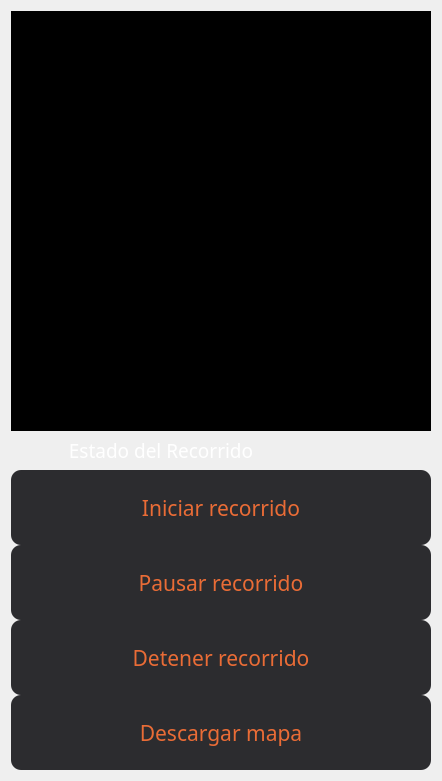
                 <widget class="QFrame" name="verticalFrame_30">
                  <property name="maximumSize">
                   <size>
                    <width>16777215</width>
                    <height>16777215</height>
                   </size>
                  </property>
                  <layout class="QVBoxLayout" name="verticalLayout_83">
                   <item>
                    <widget class="QFrame" name="verticalFrame_31">
                     <property name="maximumSize">
                      <size>
                       <width>16777215</width>
                       <height>16777215</height>
                      </size>
                     </property>
                     <layout class="QVBoxLayout" name="verticalLayout_84">
                      <property name="spacing">
                       <number>0</number>
                      </property>
                      <property name="leftMargin">
                       <number>0</number>
                      </property>
                      <property name="topMargin">
                       <number>0</number>
                      </property>
                      <property name="rightMargin">
                       <number>0</number>
                      </property>
                      <property name="bottomMargin">
                       <number>0</number>
                      </property>
                      <item>
                       <widget class="QLabel" name="label_map">
                        <property name="minimumSize">
                         <size>
                          <width>420</width>
                          <height>420</height>
                         </size>
                        </property>
                        <property name="maximumSize">
                         <size>
                          <width>420</width>
                          <height>420</height>
                         </size>
                        </property>
                        <property name="styleSheet">
                         <string notr="true">background-color: rgb(0,0,0);</string>
                        </property>
                        <property name="text">
                         <string/>
                        </property>
                        <property name="pixmap">
                         <pixmap>imagenes/NoCamera.png</pixmap>
                        </property>
                        <property name="scaledContents">
                         <bool>true</bool>
                        </property>
                        <property name="alignment">
                         <set>Qt::AlignCenter</set>
                        </property>
                       </widget>
                      </item>
                     </layout>
                    </widget>
                   </item>
                   <item>
                    <widget class="QLabel" name="label_122">
                     <property name="maximumSize">
                      <size>
                       <width>300</width>
                       <height>70</height>
                      </size>
                     </property>
                     <property name="font">
                      <font>
                       <family>Segoe UI Variable</family>
                       <pointsize>14</pointsize>
                       <underline>false</underline>
                       <strikeout>false</strikeout>
                       <stylestrategy>PreferDefault</stylestrategy>
                      </font>
                     </property>
                     <property name="styleSheet">
                      <string notr="true">color:rgb(255, 255, 255)</string>
                     </property>
                     <property name="text">
                      <string>Estado del Recorrido</string>
                     </property>
                     <property name="textFormat">
                      <enum>Qt::AutoText</enum>
                     </property>
                     <property name="scaledContents">
                      <bool>false</bool>
                     </property>
                     <property name="alignment">
                      <set>Qt::AlignCenter</set>
                     </property>
                     <property name="wordWrap">
                      <bool>true</bool>
                     </property>
                    </widget>
                   </item>
                   <item>
                    <widget class="QFrame" name="verticalFrame_32">
                     <property name="maximumSize">
                      <size>
                       <width>16777215</width>
                       <height>16777215</height>
                      </size>
                     </property>
                     <layout class="QVBoxLayout" name="verticalLayout_85">
                      <property name="spacing">
                       <number>0</number>
                      </property>
                      <property name="leftMargin">
                       <number>0</number>
                      </property>
                      <property name="topMargin">
                       <number>0</number>
                      </property>
                      <property name="rightMargin">
                       <number>0</number>
                      </property>
                      <property name="bottomMargin">
                       <number>0</number>
                      </property>
                      <item>
                       <widget class="QPushButton" name="pushButton_3">
                        <property name="minimumSize">
                         <size>
                          <width>0</width>
                          <height>75</height>
                         </size>
                        </property>
                        <property name="font">
                         <font>
                          <family>Segoe UI Variable</family>
                          <pointsize>16</pointsize>
                         </font>
                        </property>
                        <property name="styleSheet">
                         <string notr="true">QPushButton {
	color:#EA6C36;
	background: #2C2C2F;

	border: none;
	border-radius: 10px;
}

QPushButton:hover {
	border: none;
	background:#EA6C36;
	color: black;
	
	
}</string>
                        </property>
                        <property name="text">
                         <string>Iniciar recorrido</string>
                        </property>
                       </widget>
                      </item>
                      <item>
                       <widget class="QPushButton" name="pushButton_8">
                        <property name="minimumSize">
                         <size>
                          <width>0</width>
                          <height>75</height>
                         </size>
                        </property>
                        <property name="font">
                         <font>
                          <family>Segoe UI Variable</family>
                          <pointsize>16</pointsize>
                         </font>
                        </property>
                        <property name="styleSheet">
                         <string notr="true">QPushButton {
	color:#EA6C36;
	background: #2C2C2F;

	border: none;
	border-radius: 10px;
}

QPushButton:hover {
	border: none;
	background:#EA6C36;
	color: black;
	
	
}</string>
                        </property>
                        <property name="text">
                         <string>Pausar recorrido</string>
                        </property>
                       </widget>
                      </item>
                      <item>
                       <widget class="QPushButton" name="pushButton_4">
                        <property name="minimumSize">
                         <size>
                          <width>0</width>
                          <height>75</height>
                         </size>
                        </property>
                        <property name="font">
                         <font>
                          <family>Segoe UI Variable</family>
                          <pointsize>16</pointsize>
                         </font>
                        </property>
                        <property name="styleSheet">
                         <string notr="true">QPushButton {
	color:#EA6C36;
	background: #2C2C2F;

	border: none;
	border-radius: 10px;
}

QPushButton:hover {
	border: none;
	background:#EA6C36;
	color: black;
	
	
}</string>
                        </property>
                        <property name="text">
                         <string>Detener recorrido</string>
                        </property>
                       </widget>
                      </item>
                      <item>
                       <widget class="QPushButton" name="pushButton_9">
                        <property name="minimumSize">
                         <size>
                          <width>0</width>
                          <height>75</height>
                         </size>
                        </property>
                        <property name="font">
                         <font>
                          <family>Segoe UI Variable</family>
                          <pointsize>16</pointsize>
                         </font>
                        </property>
                        <property name="styleSheet">
                         <string notr="true">QPushButton {
	color:#EA6C36;
	background: #2C2C2F;

	border: none;
	border-radius: 10px;
}

QPushButton:hover {
	border: none;
	background:#EA6C36;
	color: black;
	
	
}</string>
                        </property>
                        <property name="text">
                         <string>Descargar mapa</string>
                        </property>
                       </widget>
                      </item>
                     </layout>
                    </widget>
                   </item>
                  </layout>
                 </widget>
